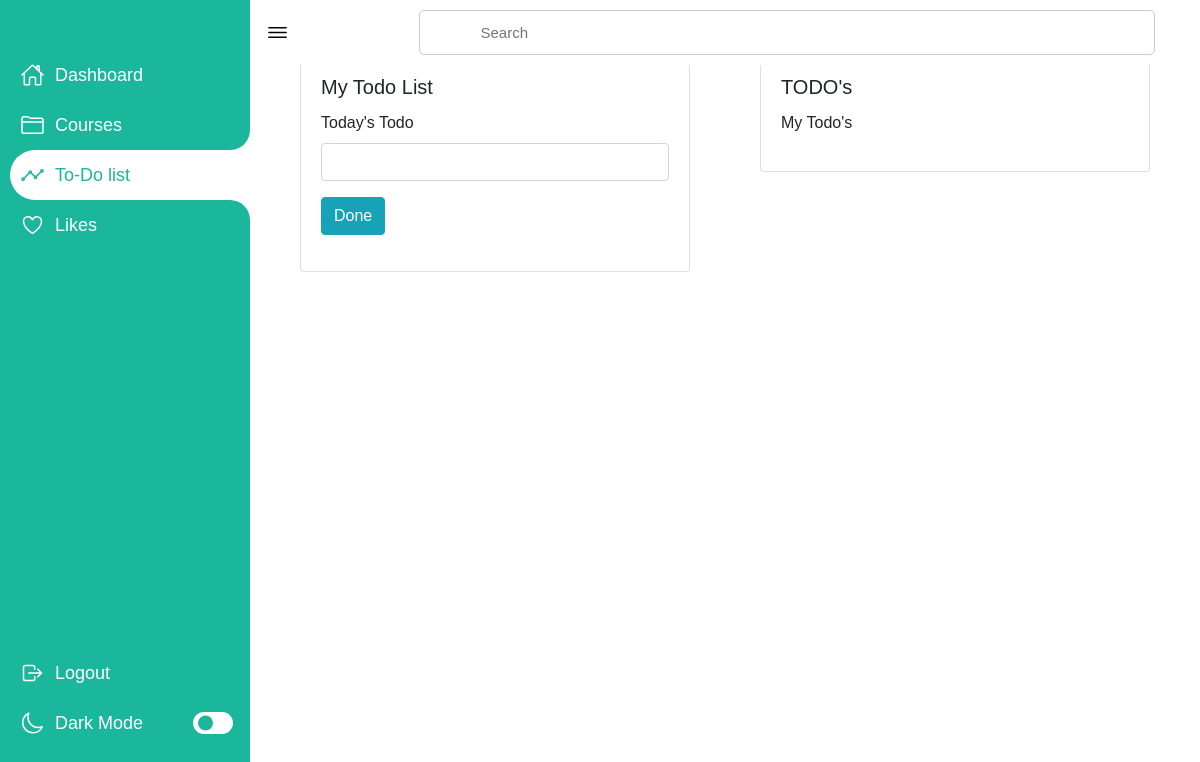
The app's page /to-do-list.php, older data.
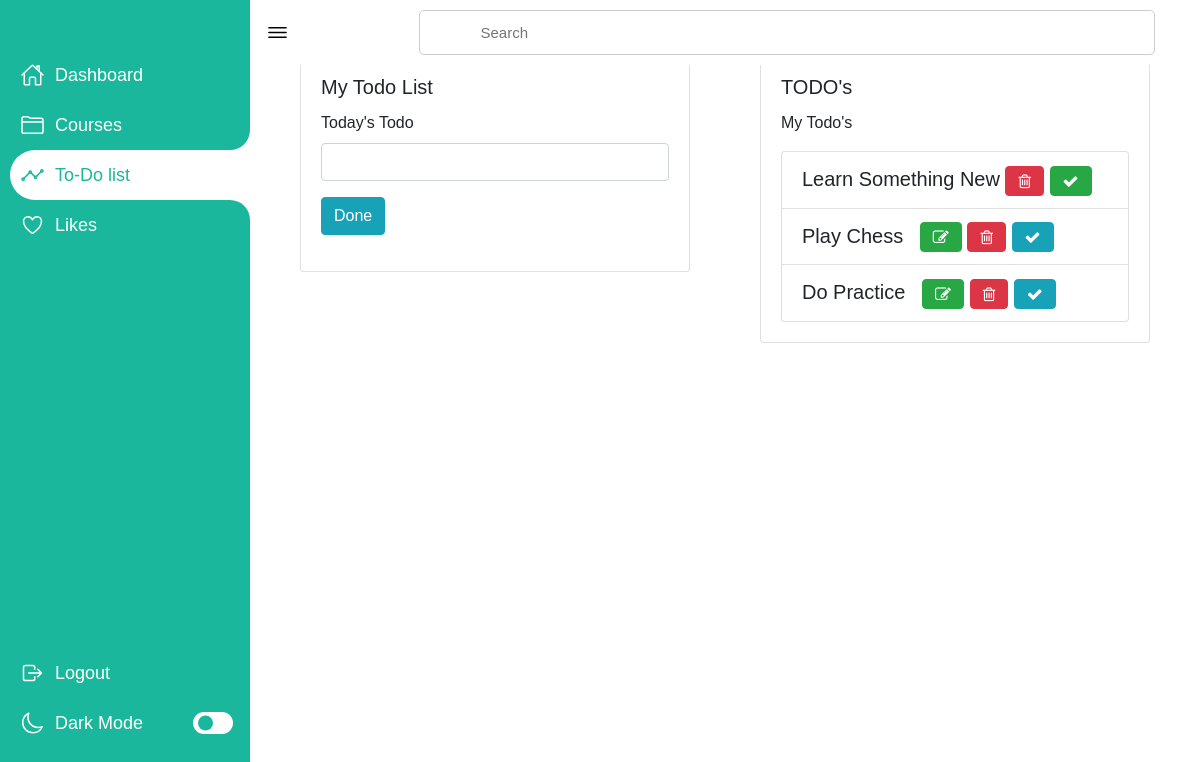
The same page, newer data.
### tables this page shows
CREATE TABLE `todos` (
  `id` int(11) NOT NULL,
  `todo` varchar(255) NOT NULL,
  `status` tinyint(4) NOT NULL
);

### to-do-list.php (the view, shortened to what this page needs)
<?php
  $dbc = mysqli_connect('localhost', 'root', '', 'login_register_db');
?>
<!DOCTYPE html>
<html lang="en">
<head>
    <link rel="stylesheet" href="https://maxcdn.bootstrapcdn.com/bootstrap/4.0.0/css/bootstrap.min.css">
	<link rel="stylesheet" type="text/css" href="https://stackpath.bootstrapcdn.com/font-awesome/4.7.0/css/font-awesome.min.css">
</head>
<body>
<nav>
        <div class="menu-items">
            <ul class="navLinks">
                <li class="navList">
                    <a href="profile.php">
                        <ion-icon name="home-outline"></ion-icon>
                        <span class="links">Dashboard</span>
                    </a>
                </li>
                <li class="navList">
                    <a href="#">
                        <ion-icon name="folder-outline"></ion-icon>
                        <span class="links">Courses</span>
                    </a>
                </li>
                <li class="navList active">
                    <a href="#">
                        <ion-icon name="analytics-outline"></ion-icon>
                        <span class="links">To-Do list</span>
                    </a>
                </li>
                <li class="navList">
                    <a href="#">
                        <ion-icon name="heart-outline"></ion-icon>
                        <span class="links">Likes</span>
                    </a>
                </li>
            </ul>
            <ul class="bottom-link">
                <li>
                    <a href="#">
                        <ion-icon name="log-out-outline"></ion-icon>
                        <span class="links">Logout</span>
                    </a>
                </li>
                <li class="mode">
                    <a href="#">
                        <ion-icon name="moon-outline"></ion-icon>
                        <span class="links">Dark Mode</span>
                        <div class="darkToggle">
                            <span class="switch"></span>
                        </div>
                    </a>
                </li>
            </ul>
        </div>
    </nav>
    <section class="dashboard">
        <div class="top">
            <ion-icon class="navToggle" name="menu-outline"></ion-icon>
            <div class="searchBox">
                <ion-icon name="search-outline"></ion-icon>
                <input type="text" placeholder="Search">
            </div>
        </div>
        <div class="container-fluid">
		<div class="row">
				<div class="col-sm-6">
						<div class="card">
    				  <div class="card-body">
        				<h5 class="card-title">My Todo List</h5>
        				<form action="to-do-list.php" method="post">
					   				<div class="form-group">
					   					<label>Today's Todo</label>
					   					<center>
					   						<input type="text" name="todo" class="form-control">
					   					</center>
					   				</div>
				   					<div class="form-group">
				   							<button class="btn btn-info" type="submit" name="submit">Done</button>
				   					</div>
		   					</form>
      				</div>
    				</div>
  				</div>
  				<div class="col-sm-6">
    				<div class="card">
      				<div class="card-body">
        				<h5 class="card-title">TODO's</h5>
        				<p class="card-text">My Todo's</p>
        				<ul class="list-group">
        				<?php
		   					$sql = "SELECT * from todos";
		   					$result = mysqli_query($dbc, $sql);
                while ($row=mysqli_fetch_array($result)) {
                  $todo = $row['todo'];
                  $todo_id = $row['id'];
                  $status = $row['status'];
                ?>
                  <li class="list-group-item">
                      <?=$todo?>
											<?php if ($status==0) { ?>
                          <a href="edit.php?id=<?=$todo_id?>" class="btn btn-success">
                            <i class="fa fa-pencil-square-o" aria-hidden="true"></i>
		                      </a>
		                      <a href="del.php?id=<?=$todo_id?>" class="btn btn-danger">
		                        <i class="fa fa-trash-o" aria-hidden="true"></i>
		                      </a>
		                      <a href="comp.php?id=<?=$todo_id?>" class="btn btn-info">
		                        <i class="fa fa-check" aria-hidden="true"></i>
		                      </a>	<?php } else{ ?>
		                       <a href="del.php?id=<?=$todo_id?>" class="btn btn-danger">
		                         <i class="fa fa-trash-o" aria-hidden="true"></i>
		                       </a>
		                       <a href="comp.php?id=<?=$todo_id?>" class="btn btn-success">
		                          <i class="fa fa-check" aria-hidden="true" ></i>
		                       </a>
		                    <?php } ?>
										 </li>
                  <?php } ?>
                  </ul>
      				</div>
    				</div>
  				</div>
			</div>
	</div>
    </section>
</body>
</html>

### to-do-list.php (style rules this page uses)
* { margin: 0; padding: 0; box-sizing: border-box; }
:root { --primary-color: #6a2c70; --nav-color: #6a2c70; --dash-color: #fff; --logo-color: #fff; --text-color: #000; --text-color-light: #333; --white: #fff; --border-color: #ccc; --toggle-color: #fff; --box1-color: #6fedd6; --box2-color: #c1d5a4; --box3-color: #ffd39a; --title-icon-color: #fff; --time-03: all 0.3s linear; --time-02: all 0.2s linear; }
body { width: 100%; min-height: 100vh; background-color: var(--dash-color); font-family: 'Poppins', sans-serif; }
nav { position: fixed; top: 0; left: 0; height: 100%; width: 250px; background-color: hsl(170, 75%, 41%); padding: 10px 0 10px 10px; transition: var(--time-03); }
nav .menu-items { margin-top: 40px; display: flex; flex-direction: column; height: calc(100% - 90px); justify-content: space-between; }
nav .menu-items li { list-style: none; }
nav .menu-items li a { display: flex; align-items: center; height: 50px; text-decoration: none; }
nav .menu-items li.active a { border-top-left-radius: 25px; border-bottom-left-radius: 25px; position: relative; }
nav .menu-items li a ion-icon { color: white; font-size: 24px; min-width: 45px; }
nav .menu-items li a .links { font-size: 18px; color: white; transition: var(--time-02); }
nav .menu-items li.active a { background-color: var(--dash-color); }
nav .menu-items li.active a:before { content: ''; position: absolute; width: 40px; height: 40px; right: 0; top: -40px; border-radius: 50%; box-shadow: 20px 20px var(--dash-color); pointer-events: none; }
nav .menu-items li.active a:after { content: ''; position: absolute; width: 40px; height: 40px; right: 0; bottom: -40px; border-radius: 50%; box-shadow: 20px -20px var(--dash-color); pointer-events: none; }
nav .menu-items li.active a .links { color:hsl(170, 75%, 41%); }
nav .menu-items li.active a ion-icon { color: hsl(170, 75%, 41%); }
nav .menu-items .mode { display: flex; }
.menu-items .darkToggle { position: absolute; right: 15px; width: 45px; height: 50px; display: flex; justify-content: center; align-items: center; }
.darkToggle .switch { position: relative; display: inline-block; height: 22px; width: 40px; border-radius: 25px; background-color: var(--toggle-color); }
.darkToggle .switch:before { content: ''; position: absolute; left: 5px; top: 50%; transform: translateY(-50%); width: 15px; height: 15px; border-radius: 50%; background-color:hsl(170, 75%, 41%); transition: var(--time-02); }
.dashboard { position: relative; left: 250px; width: calc(100% - 250px); min-height: 100vh; background-color: var(--dash-color); padding: 10px 15px; transition: var(--time-03); }
.dashboard .top { position: fixed; background-color: var(--dash-color); display: flex; justify-content: space-between; align-items: center; left: 250px; top: 0; padding: 10px 15px; width: calc(100% - 250px); transition: var(--time-03); z-index: 100; }
.dashboard .top .navToggle { font-size: 25px; color: var(--text-color); cursor: pointer; }
.dashboard .top .searchBox { position: relative; height: 45px; border: 1px solid var(--border-color); display: flex; justify-content: center; align-items: center; border-radius: 5px; padding: 0 10px; width: 80%; margin: 0 30px; }
.top .searchBox input { width: 100%; height: 100%; font-size: 15px; border: none; background-color: var(--dash-color); color: white; }
.top .searchBox ion-icon { font-size: 22px; color: white; padding: 0 15px; }
.row:after { content: ""; display: table; clear: both; }
.card { margin: 20px; }
li { font-size: 20px; }

Row changes from the older to the newer data that the page shows:
added todos: todo "Learn Something New"
added todos: todo "Play Chess"
added todos: todo "Do Practice"
